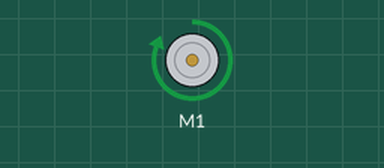
Recording of a program running on a simulated Raspberry Pi (BCM pin numbers). Parts: DC motor (green arrow = forward, orange = backward, longer = faster). The clock reads 2024-03-15 10:24:30 at power-on unless the program sets it. At 21.0 s the program stops and its outputs stay as they are.

Above: at 0.5 s.
At 5.5 s:
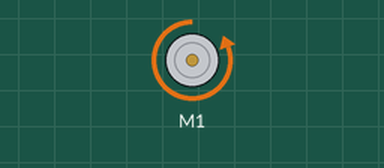
Timing chart, 0 to 13.0 s (numbered marks = the images above):
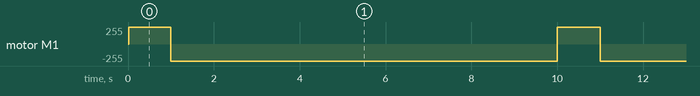

Measured:
- by itself, motor M1: repeats every 10.0 s: backward 255/255 9.0 s, forward 255/255 1.0 s

The program:

all_lab.py
```python
from gpiozero import Motor
from time import sleep, time

motor = Motor(forward=20, backward=21)
start_time = time()

while True:
    elapsed_time = time() - start_time
    index = int(elapsed_time) % 20

    if index % 10 == 0:
        motor.forward()
    else:
        motor.backward()

    sleep(1)

    if elapsed_time >= 20:
        break

motor.stop()
```
